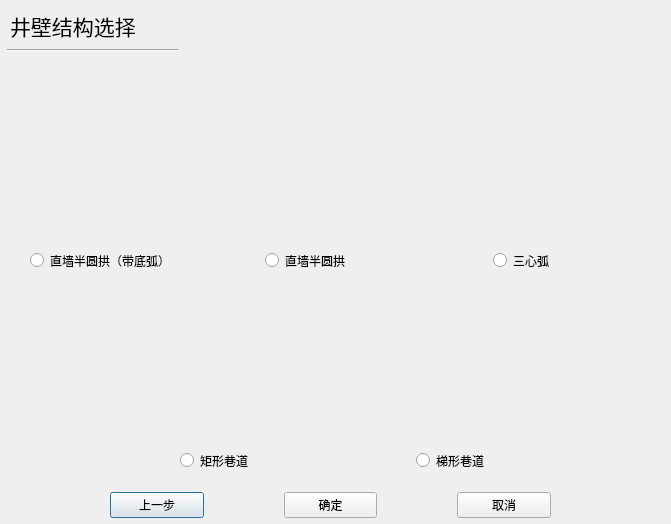
<?xml version="1.0" encoding="UTF-8"?>
<ui version="4.0">
 <class>TunnelChooseDialog</class>
 <widget class="QDialog" name="TunnelChooseDialog">
  <property name="windowModality">
   <enum>Qt::ApplicationModal</enum>
  </property>
  <property name="geometry">
   <rect>
    <x>0</x>
    <y>0</y>
    <width>671</width>
    <height>524</height>
   </rect>
  </property>
  <property name="windowTitle">
   <string>井壁结构选择界面</string>
  </property>
  <property name="modal">
   <bool>true</bool>
  </property>
  <widget class="QLabel" name="label_7">
   <property name="geometry">
    <rect>
     <x>10</x>
     <y>0</y>
     <width>221</width>
     <height>51</height>
    </rect>
   </property>
   <property name="font">
    <font>
     <family>微软雅黑</family>
     <pointsize>16</pointsize>
     <weight>50</weight>
     <bold>false</bold>
    </font>
   </property>
   <property name="lineWidth">
    <number>5</number>
   </property>
   <property name="text">
    <string>井壁结构选择</string>
   </property>
  </widget>
  <widget class="Line" name="line">
   <property name="geometry">
    <rect>
     <x>7</x>
     <y>40</y>
     <width>171</width>
     <height>20</height>
    </rect>
   </property>
   <property name="orientation">
    <enum>Qt::Horizontal</enum>
   </property>
  </widget>
  <widget class="QLabel" name="img_bottom_arc">
   <property name="geometry">
    <rect>
     <x>20</x>
     <y>50</y>
     <width>191</width>
     <height>211</height>
    </rect>
   </property>
   <property name="styleSheet">
    <string notr="true">image: url(:/shape/assets/shape/bottom_arc.png);</string>
   </property>
   <property name="text">
    <string/>
   </property>
  </widget>
  <widget class="QLabel" name="img_circle_arc">
   <property name="geometry">
    <rect>
     <x>240</x>
     <y>56</y>
     <width>181</width>
     <height>201</height>
    </rect>
   </property>
   <property name="styleSheet">
    <string notr="true">image: url(:/shape/assets/shape/circle_arc);</string>
   </property>
   <property name="text">
    <string/>
   </property>
  </widget>
  <widget class="QLabel" name="img_circle_arc_2">
   <property name="geometry">
    <rect>
     <x>450</x>
     <y>56</y>
     <width>181</width>
     <height>201</height>
    </rect>
   </property>
   <property name="styleSheet">
    <string notr="true">image: url(:/shape/assets/shape/triple_arc);</string>
   </property>
   <property name="text">
    <string/>
   </property>
  </widget>
  <widget class="QWidget" name="layoutWidget">
   <property name="geometry">
    <rect>
     <x>30</x>
     <y>250</y>
     <width>601</width>
     <height>21</height>
    </rect>
   </property>
   <layout class="QHBoxLayout" name="horizontalLayout">
    <property name="spacing">
     <number>90</number>
    </property>
    <property name="sizeConstraint">
     <enum>QLayout::SetDefaultConstraint</enum>
    </property>
    <item>
     <widget class="QRadioButton" name="radio_bottom_arc">
      <property name="text">
       <string>直墙半圆拱（带底弧）</string>
      </property>
     </widget>
    </item>
    <item>
     <widget class="QRadioButton" name="radio_circle_arc">
      <property name="text">
       <string>直墙半圆拱</string>
      </property>
     </widget>
    </item>
    <item>
     <widget class="QRadioButton" name="radio_triple_arc">
      <property name="text">
       <string>三心弧</string>
      </property>
     </widget>
    </item>
   </layout>
  </widget>
  <widget class="QWidget" name="layoutWidget">
   <property name="geometry">
    <rect>
     <x>110</x>
     <y>290</y>
     <width>451</width>
     <height>151</height>
    </rect>
   </property>
   <layout class="QHBoxLayout" name="horizontalLayout_2">
    <item>
     <widget class="QLabel" name="img_bottom_arc_2">
      <property name="styleSheet">
       <string notr="true">image: url(:/shape/assets/shape/rec.png);</string>
      </property>
      <property name="text">
       <string/>
      </property>
     </widget>
    </item>
    <item>
     <widget class="QLabel" name="img_bottom_arc_3">
      <property name="styleSheet">
       <string notr="true">image: url(:/shape/assets/shape/trap.png);</string>
      </property>
      <property name="text">
       <string/>
      </property>
     </widget>
    </item>
   </layout>
  </widget>
  <widget class="QWidget" name="layoutWidget">
   <property name="geometry">
    <rect>
     <x>180</x>
     <y>450</y>
     <width>341</width>
     <height>21</height>
    </rect>
   </property>
   <layout class="QHBoxLayout" name="horizontalLayout_3">
    <property name="spacing">
     <number>130</number>
    </property>
    <item>
     <widget class="QRadioButton" name="radio_rec">
      <property name="text">
       <string>矩形巷道</string>
      </property>
     </widget>
    </item>
    <item>
     <widget class="QRadioButton" name="radio_trap">
      <property name="text">
       <string>梯形巷道</string>
      </property>
     </widget>
    </item>
   </layout>
  </widget>
  <widget class="QWidget" name="layoutWidget">
   <property name="geometry">
    <rect>
     <x>110</x>
     <y>490</y>
     <width>441</width>
     <height>30</height>
    </rect>
   </property>
   <layout class="QHBoxLayout" name="horizontalLayout_4">
    <property name="spacing">
     <number>80</number>
    </property>
    <item>
     <widget class="QPushButton" name="preBtn">
      <property name="text">
       <string>上一步</string>
      </property>
     </widget>
    </item>
    <item>
     <widget class="QPushButton" name="okBtn">
      <property name="text">
       <string>确定</string>
      </property>
     </widget>
    </item>
    <item>
     <widget class="QPushButton" name="cancleBtn">
      <property name="text">
       <string>取消</string>
      </property>
     </widget>
    </item>
   </layout>
  </widget>
 </widget>
 <resources/>
 <connections/>
</ui>
